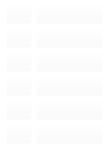
          <widget class="QFrame" name="frame_30">
           <property name="geometry">
            <rect>
             <x>50</x>
             <y>544</y>
             <width>111</width>
             <height>138</height>
            </rect>
           </property>
           <property name="styleSheet">
            <string notr="true">QFrame
{
	
	background-color: rgba(255, 255, 255, 0);
}</string>
           </property>
           <property name="frameShape">
            <enum>QFrame::StyledPanel</enum>
           </property>
           <property name="frameShadow">
            <enum>QFrame::Raised</enum>
           </property>
           <layout class="QVBoxLayout" name="verticalLayout_3">
            <property name="spacing">
             <number>0</number>
            </property>
            <property name="leftMargin">
             <number>0</number>
            </property>
            <property name="topMargin">
             <number>0</number>
            </property>
            <property name="rightMargin">
             <number>0</number>
            </property>
            <property name="bottomMargin">
             <number>0</number>
            </property>
            <item>
             <widget class="QFrame" name="frame_5">
              <property name="styleSheet">
               <string notr="true">QFrame
{
	
	background-color: rgba(255, 255, 255, 0);
}</string>
              </property>
              <property name="frameShape">
               <enum>QFrame::StyledPanel</enum>
              </property>
              <property name="frameShadow">
               <enum>QFrame::Raised</enum>
              </property>
              <layout class="QHBoxLayout" name="horizontalLayout_2">
               <property name="spacing">
                <number>0</number>
               </property>
               <property name="leftMargin">
                <number>0</number>
               </property>
               <property name="topMargin">
                <number>0</number>
               </property>
               <property name="rightMargin">
                <number>0</number>
               </property>
               <property name="bottomMargin">
                <number>0</number>
               </property>
               <item>
                <widget class="QPushButton" name="A0_def">
                 <property name="sizePolicy">
                  <sizepolicy hsizetype="Minimum" vsizetype="Minimum">
                   <horstretch>0</horstretch>
                   <verstretch>0</verstretch>
                  </sizepolicy>
                 </property>
                 <property name="maximumSize">
                  <size>
                   <width>26</width>
                   <height>16777215</height>
                  </size>
                 </property>
                 <property name="styleSheet">
                  <string notr="true">QPushButton
{
	background-color: rgba(255, 255, 255, 0);
}</string>
                 </property>
                 <property name="text">
                  <string/>
                 </property>
                 <property name="icon">
                  <iconset>
                   <normaloff>assets/A0.png</normaloff>assets/A0.png</iconset>
                 </property>
                 <property name="iconSize">
                  <size>
                   <width>76</width>
                   <height>76</height>
                  </size>
                 </property>
                </widget>
               </item>
               <item>
                <widget class="QPushButton" name="A0">
                 <property name="sizePolicy">
                  <sizepolicy hsizetype="Minimum" vsizetype="Minimum">
                   <horstretch>0</horstretch>
                   <verstretch>0</verstretch>
                  </sizepolicy>
                 </property>
                 <property name="maximumSize">
                  <size>
                   <width>67</width>
                   <height>16777215</height>
                  </size>
                 </property>
                 <property name="styleSheet">
                  <string notr="true">QPushButton
{
	background-color: rgba(255, 255, 255, 0);
}</string>
                 </property>
                 <property name="text">
                  <string/>
                 </property>
                 <property name="icon">
                  <iconset>
                   <normaloff>assets/none.png</normaloff>assets/none.png</iconset>
                 </property>
                 <property name="iconSize">
                  <size>
                   <width>76</width>
                   <height>76</height>
                  </size>
                 </property>
                </widget>
               </item>
              </layout>
             </widget>
            </item>
            <item>
             <widget class="QFrame" name="frame_6">
              <property name="styleSheet">
               <string notr="true">QFrame
{
	
	background-color: rgba(255, 255, 255, 0);
}</string>
              </property>
              <property name="frameShape">
               <enum>QFrame::StyledPanel</enum>
              </property>
              <property name="frameShadow">
               <enum>QFrame::Raised</enum>
              </property>
              <layout class="QHBoxLayout" name="horizontalLayout_3">
               <property name="spacing">
                <number>0</number>
               </property>
               <property name="leftMargin">
                <number>0</number>
               </property>
               <property name="topMargin">
                <number>0</number>
               </property>
               <property name="rightMargin">
                <number>0</number>
               </property>
               <property name="bottomMargin">
                <number>0</number>
               </property>
               <item>
                <widget class="QPushButton" name="A1_def">
                 <property name="sizePolicy">
                  <sizepolicy hsizetype="Minimum" vsizetype="Minimum">
                   <horstretch>0</horstretch>
                   <verstretch>0</verstretch>
                  </sizepolicy>
                 </property>
                 <property name="maximumSize">
                  <size>
                   <width>26</width>
                   <height>16777215</height>
                  </size>
                 </property>
                 <property name="styleSheet">
                  <string notr="true">QPushButton
{
	background-color: rgba(255, 255, 255, 0);
}</string>
                 </property>
                 <property name="text">
                  <string/>
                 </property>
                 <property name="icon">
                  <iconset>
                   <normaloff>assets/A1.png</normaloff>assets/A1.png</iconset>
                 </property>
                 <property name="iconSize">
                  <size>
                   <width>76</width>
                   <height>76</height>
                  </size>
                 </property>
                </widget>
               </item>
               <item>
                <widget class="QPushButton" name="A1">
                 <property name="sizePolicy">
                  <sizepolicy hsizetype="Minimum" vsizetype="Minimum">
                   <horstretch>0</horstretch>
                   <verstretch>0</verstretch>
                  </sizepolicy>
                 </property>
                 <property name="maximumSize">
                  <size>
                   <width>67</width>
                   <height>16777215</height>
                  </size>
                 </property>
                 <property name="styleSheet">
                  <string notr="true">QPushButton
{
	background-color: rgba(255, 255, 255, 0);
}</string>
                 </property>
                 <property name="text">
                  <string/>
                 </property>
                 <property name="icon">
                  <iconset>
                   <normaloff>assets/none.png</normaloff>assets/none.png</iconset>
                 </property>
                 <property name="iconSize">
                  <size>
                   <width>76</width>
                   <height>76</height>
                  </size>
                 </property>
                </widget>
               </item>
              </layout>
             </widget>
            </item>
            <item>
             <widget class="QFrame" name="frame_7">
              <property name="styleSheet">
               <string notr="true">QFrame
{
	
	background-color: rgba(255, 255, 255, 0);
}</string>
              </property>
              <property name="frameShape">
               <enum>QFrame::StyledPanel</enum>
              </property>
              <property name="frameShadow">
               <enum>QFrame::Raised</enum>
              </property>
              <layout class="QHBoxLayout" name="horizontalLayout_5">
               <property name="spacing">
                <number>0</number>
               </property>
               <property name="leftMargin">
                <number>0</number>
               </property>
               <property name="topMargin">
                <number>0</number>
               </property>
               <property name="rightMargin">
                <number>0</number>
               </property>
               <property name="bottomMargin">
                <number>0</number>
               </property>
               <item>
                <widget class="QPushButton" name="A2_def">
                 <property name="sizePolicy">
                  <sizepolicy hsizetype="Minimum" vsizetype="Minimum">
                   <horstretch>0</horstretch>
                   <verstretch>0</verstretch>
                  </sizepolicy>
                 </property>
                 <property name="maximumSize">
                  <size>
                   <width>26</width>
                   <height>16777215</height>
                  </size>
                 </property>
                 <property name="styleSheet">
                  <string notr="true">QPushButton
{
	background-color: rgba(255, 255, 255, 0);
}</string>
                 </property>
                 <property name="text">
                  <string/>
                 </property>
                 <property name="icon">
                  <iconset>
                   <normaloff>assets/A2.png</normaloff>assets/A2.png</iconset>
                 </property>
                 <property name="iconSize">
                  <size>
                   <width>76</width>
                   <height>76</height>
                  </size>
                 </property>
                </widget>
               </item>
               <item>
                <widget class="QPushButton" name="A2">
                 <property name="sizePolicy">
                  <sizepolicy hsizetype="Minimum" vsizetype="Minimum">
                   <horstretch>0</horstretch>
                   <verstretch>0</verstretch>
                  </sizepolicy>
                 </property>
                 <property name="maximumSize">
                  <size>
                   <width>67</width>
                   <height>16777215</height>
                  </size>
                 </property>
                 <property name="styleSheet">
                  <string notr="true">QPushButton
{
	background-color: rgba(255, 255, 255, 0);
}</string>
                 </property>
                 <property name="text">
                  <string/>
                 </property>
                 <property name="icon">
                  <iconset>
                   <normaloff>assets/none.png</normaloff>assets/none.png</iconset>
                 </property>
                 <property name="iconSize">
                  <size>
                   <width>76</width>
                   <height>76</height>
                  </size>
                 </property>
                </widget>
               </item>
              </layout>
             </widget>
            </item>
            <item>
             <widget class="QFrame" name="frame_8">
              <property name="styleSheet">
               <string notr="true">QFrame
{
	
	background-color: rgba(255, 255, 255, 0);
}</string>
              </property>
              <property name="frameShape">
               <enum>QFrame::StyledPanel</enum>
              </property>
              <property name="frameShadow">
               <enum>QFrame::Raised</enum>
              </property>
              <layout class="QHBoxLayout" name="horizontalLayout_4">
               <property name="spacing">
                <number>0</number>
               </property>
               <property name="leftMargin">
                <number>0</number>
               </property>
               <property name="topMargin">
                <number>0</number>
               </property>
               <property name="rightMargin">
                <number>0</number>
               </property>
               <property name="bottomMargin">
                <number>0</number>
               </property>
               <item>
                <widget class="QPushButton" name="A3_def">
                 <property name="sizePolicy">
                  <sizepolicy hsizetype="Minimum" vsizetype="Minimum">
                   <horstretch>0</horstretch>
                   <verstretch>0</verstretch>
                  </sizepolicy>
                 </property>
                 <property name="maximumSize">
                  <size>
                   <width>26</width>
                   <height>16777215</height>
                  </size>
                 </property>
                 <property name="styleSheet">
                  <string notr="true">QPushButton
{
	background-color: rgba(255, 255, 255, 0);
}</string>
                 </property>
                 <property name="text">
                  <string/>
                 </property>
                 <property name="icon">
                  <iconset>
                   <normaloff>assets/A3.png</normaloff>assets/A3.png</iconset>
                 </property>
                 <property name="iconSize">
                  <size>
                   <width>76</width>
                   <height>76</height>
                  </size>
                 </property>
                </widget>
               </item>
               <item>
                <widget class="QPushButton" name="A3">
                 <property name="sizePolicy">
                  <sizepolicy hsizetype="Minimum" vsizetype="Minimum">
                   <horstretch>0</horstretch>
                   <verstretch>0</verstretch>
                  </sizepolicy>
                 </property>
                 <property name="maximumSize">
                  <size>
                   <width>67</width>
                   <height>16777215</height>
                  </size>
                 </property>
                 <property name="styleSheet">
                  <string notr="true">QPushButton
{
	background-color: rgba(255, 255, 255, 0);
}</string>
                 </property>
                 <property name="text">
                  <string/>
                 </property>
                 <property name="icon">
                  <iconset>
                   <normaloff>assets/none.png</normaloff>assets/none.png</iconset>
                 </property>
                 <property name="iconSize">
                  <size>
                   <width>76</width>
                   <height>76</height>
                  </size>
                 </property>
                </widget>
               </item>
              </layout>
             </widget>
            </item>
            <item>
             <widget class="QFrame" name="frame_9">
              <property name="styleSheet">
               <string notr="true">QFrame
{
	
	background-color: rgba(255, 255, 255, 0);
}</string>
              </property>
              <property name="frameShape">
               <enum>QFrame::StyledPanel</enum>
              </property>
              <property name="frameShadow">
               <enum>QFrame::Raised</enum>
              </property>
              <layout class="QHBoxLayout" name="horizontalLayout_6">
               <property name="spacing">
                <number>0</number>
               </property>
               <property name="leftMargin">
                <number>0</number>
               </property>
               <property name="topMargin">
                <number>0</number>
               </property>
               <property name="rightMargin">
                <number>0</number>
               </property>
               <property name="bottomMargin">
                <number>0</number>
               </property>
               <item>
                <widget class="QPushButton" name="A4_def">
                 <property name="sizePolicy">
                  <sizepolicy hsizetype="Minimum" vsizetype="Minimum">
                   <horstretch>0</horstretch>
                   <verstretch>0</verstretch>
                  </sizepolicy>
                 </property>
                 <property name="maximumSize">
                  <size>
                   <width>26</width>
                   <height>16777215</height>
                  </size>
                 </property>
                 <property name="styleSheet">
                  <string notr="true">QPushButton
{
	background-color: rgba(255, 255, 255, 0);
}</string>
                 </property>
                 <property name="text">
                  <string/>
                 </property>
                 <property name="icon">
                  <iconset>
                   <normaloff>assets/A4.png</normaloff>assets/A4.png</iconset>
                 </property>
                 <property name="iconSize">
                  <size>
                   <width>76</width>
                   <height>76</height>
                  </size>
                 </property>
                </widget>
               </item>
               <item>
                <widget class="QPushButton" name="A4">
                 <property name="sizePolicy">
                  <sizepolicy hsizetype="Minimum" vsizetype="Minimum">
                   <horstretch>0</horstretch>
                   <verstretch>0</verstretch>
                  </sizepolicy>
                 </property>
                 <property name="maximumSize">
                  <size>
                   <width>67</width>
                   <height>16777215</height>
                  </size>
                 </property>
                 <property name="styleSheet">
                  <string notr="true">QPushButton
{
	background-color: rgba(255, 255, 255, 0);
}</string>
                 </property>
                 <property name="text">
                  <string/>
                 </property>
                 <property name="icon">
                  <iconset>
                   <normaloff>assets/none.png</normaloff>assets/none.png</iconset>
                 </property>
                 <property name="iconSize">
                  <size>
                   <width>76</width>
                   <height>76</height>
                  </size>
                 </property>
                </widget>
               </item>
              </layout>
             </widget>
            </item>
            <item>
             <widget class="QFrame" name="frame_14">
              <property name="styleSheet">
               <string notr="true">QFrame
{
	
	background-color: rgba(255, 255, 255, 0);
}</string>
              </property>
              <property name="frameShape">
               <enum>QFrame::StyledPanel</enum>
              </property>
              <property name="frameShadow">
               <enum>QFrame::Raised</enum>
              </property>
              <layout class="QHBoxLayout" name="horizontalLayout_7">
               <property name="spacing">
                <number>0</number>
               </property>
               <property name="leftMargin">
                <number>0</number>
               </property>
               <property name="topMargin">
                <number>0</number>
               </property>
               <property name="rightMargin">
                <number>0</number>
               </property>
               <property name="bottomMargin">
                <number>0</number>
               </property>
               <item>
                <widget class="QPushButton" name="A5_def">
                 <property name="sizePolicy">
                  <sizepolicy hsizetype="Minimum" vsizetype="Minimum">
                   <horstretch>0</horstretch>
                   <verstretch>0</verstretch>
                  </sizepolicy>
                 </property>
                 <property name="maximumSize">
                  <size>
                   <width>26</width>
                   <height>16777215</height>
                  </size>
                 </property>
                 <property name="styleSheet">
                  <string notr="true">QPushButton
{
	background-color: rgba(255, 255, 255, 0);
}</string>
                 </property>
                 <property name="text">
                  <string/>
                 </property>
                 <property name="icon">
                  <iconset>
                   <normaloff>assets/A5.png</normaloff>assets/A5.png</iconset>
                 </property>
                 <property name="iconSize">
                  <size>
                   <width>76</width>
                   <height>76</height>
                  </size>
                 </property>
                </widget>
               </item>
               <item>
                <widget class="QPushButton" name="A5">
                 <property name="sizePolicy">
                  <sizepolicy hsizetype="Minimum" vsizetype="Minimum">
                   <horstretch>0</horstretch>
                   <verstretch>0</verstretch>
                  </sizepolicy>
                 </property>
                 <property name="maximumSize">
                  <size>
                   <width>67</width>
                   <height>16777215</height>
                  </size>
                 </property>
                 <property name="styleSheet">
                  <string notr="true">QPushButton
{
	background-color: rgba(255, 255, 255, 0);
}</string>
                 </property>
                 <property name="text">
                  <string/>
                 </property>
                 <property name="icon">
                  <iconset>
                   <normaloff>assets/none.png</normaloff>assets/none.png</iconset>
                 </property>
                 <property name="iconSize">
                  <size>
                   <width>76</width>
                   <height>76</height>
                  </size>
                 </property>
                </widget>
               </item>
              </layout>
             </widget>
            </item>
           </layout>
          </widget>
